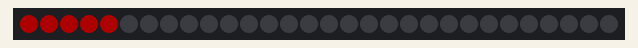
Recording of a sketch running on a simulated Arduino Uno, built with avr-gcc and run on an emulated ATmega328P. Parts: 30 RGB LEDs in strip order, left to right. Dim RGB values are drawn brighter than linear; random numbers use the default seed unless the sketch sets one.

Above: at 0.21 s.
At 0.93 s:
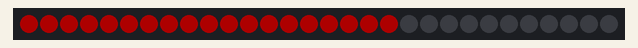
At 1.7 s:
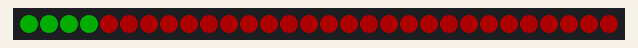
At 3.19 s:
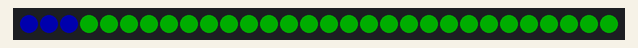
At 4.68 s:
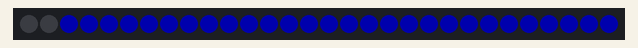
At 6.2 s:
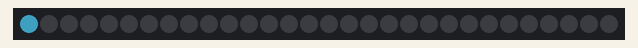

The sketch:

neo_pixel_2016a.ino
```cpp
/*-----------------------------------------------------------------------
This sketch changes LED color in NeoPixle LEDs
   - if USB Boarduino, select Arduino Duemilanove w/ ATmega328
   - if Japanino, (3.3V ATmega168)
   - uses Adafruit_NeoPixel library

2013-04-02 by Y.Fujisawa
   - initial code

2013-11-23 by Y.Fujisawa
   - updated color loop

-----------------------------------------------------------------------*/

#include "Adafruit_NeoPixel.h"

// Parameter 1 = number of pixels in strip
// Parameter 2 = pin number (most are valid)
// Parameter 3 = pixel type flags, add together as needed:
//   NEO_RGB     Pixels are wired for RGB bitstream
//   NEO_GRB     Pixels are wired for GRB bitstream
//   NEO_KHZ400  400 KHz bitstream (e.g. FLORA pixels)
//   NEO_KHZ800  800 KHz bitstream (e.g. High Density LED strip)

// const int LED_max = 16;          // number of LEDs
const int LED_max = 30;          // number of LEDs
const int Pin = 6;               // arduino pin#
const int Bright_max = 50;      // max brightness, less than 255

Adafruit_NeoPixel strip = Adafruit_NeoPixel(LED_max, Pin, NEO_GRB + NEO_KHZ800);

void setup() {
   strip.begin();
   strip.show();  // Initialize all pixels to 'off'
   color_wipe(strip.Color(Bright_max, 0, 0), 50);
   color_wipe(strip.Color(0, Bright_max, 0), 50);
   color_wipe(strip.Color(0, 0, Bright_max), 50);
   color_wipe(strip.Color(0, 0, 0), 50);
}


void loop() {
   int i;
   int pos;
   uint32_t  color;
   int bright_r;
   int bright_g;
   int bright_b;

   // bright_r = 50;
   // bright_g = 0;
   // bright_b = 0;
   bright_r = 20 + random(80);
   bright_g = 20 + random(80);
   bright_b = 10 + random(80);
   for (pos=0; pos < (strip.numPixels() + 10); pos++) {
      for (i=0; i < strip.numPixels(); i++) {
         if (i == pos) {
            color = strip.Color(bright_r, bright_g, bright_b);
            strip.setPixelColor(i, color);
         } else if (i == pos-1) {
            color = strip.Color(bright_r * 4/5, bright_g * 4/5, bright_b * 4/5);
            strip.setPixelColor(i, color);
         } else if (i == pos-2) {
            color = strip.Color(bright_r * 3/5, bright_g * 3/5, bright_b * 3/5);
            strip.setPixelColor(i, color);
         } else if (i == pos-3) {
            color = strip.Color(bright_r * 2/5, bright_g * 2/5, bright_b * 2/5);
            strip.setPixelColor(i, color);
         } else if (i == pos-4) {
            color = strip.Color(bright_r * 1/5, bright_g * 1/5, bright_b * 1/5);
            strip.setPixelColor(i, color);
         } else {
            strip.setPixelColor(i, strip.Color(0,0,0));
         }
         strip.show();
      }
      delay(0);
   }
   delay(random(2000, 20000));
}


void loop_green() {
   int i;
   int color;

   // color = strip.Color(Bright_max, Bright_max, Bright_max);
   for (i = 0; i < Bright_max; i++) {
      color_wipe(strip.Color(0, i, 0), 0);
      strip.show();
      delay(50);
   }
}


void loop_green2() {
   int i;
   int color;

   // color = strip.Color(Bright_max, Bright_max, Bright_max);
   for (i = 0; i < Bright_max; i++) {
      color_wipe(strip.Color(0, i, 0), 2);
   }
}

void loop_rainbow() {
   rainbowCycle(5);
}


void loop_1() {
   int i;
   int prev = 0;

   for (i = 0; i < strip.numPixels(); i++) {
      strip.setPixelColor(prev, 0, 0, 0);
      strip.setPixelColor(i, Bright_max, Bright_max, Bright_max);
      prev = i;
      strip.show();
      delay(50);
   }
   for (i = strip.numPixels(); i >= 0; i--) {
      strip.setPixelColor(prev, 0, 0, 0);
      strip.setPixelColor(i, Bright_max, Bright_max, Bright_max);
      prev = i;
      strip.show();
      delay(50);
   }
}


// fill the dots one after the other with said color
// good for testing purposes
void color_wipe(uint32_t c, uint8_t wait) {
   int i;

   for (i=0; i < strip.numPixels(); i++) {
      strip.setPixelColor(i, c);
      strip.show();
      delay(wait);
   }
}


void loop_old() {
   // Some example procedures showing how to display to the pixels:
   colorWipe(strip.Color(255, 0, 0), 50); // Red
   colorWipe(strip.Color(0, 255, 0), 50); // Green
   colorWipe(strip.Color(0, 0, 255), 50); // Blue
   rainbow(20);
   rainbowCycle(20);
}

// Fill the dots one after the other with a color
void colorWipe(uint32_t c, uint8_t wait) {
   for(uint16_t i=0; i<strip.numPixels(); i++) {
      strip.setPixelColor(i, c);
      strip.show();
      delay(wait);
   }
}

void rainbow(uint8_t wait) {
   uint16_t i, j;

   for(j=0; j<256; j++) {
      for(i=0; i<strip.numPixels(); i++) {
         strip.setPixelColor(i, Wheel((i+j) & 255));
      }
      strip.show();
      delay(wait);
   }
}

// Slightly different, this makes the rainbow equally distributed throughout
void rainbowCycle(uint8_t wait) {
   uint16_t i, j;

   for(j=0; j<256*5; j++) { // 5 cycles of all colors on wheel
      for(i=0; i< strip.numPixels(); i++) {
         strip.setPixelColor(i, Wheel(((i * 256 / strip.numPixels()) + j) & 255));
      }
      strip.show();
      delay(wait);
   }
}

// Input a value 0 to 255 to get a color value.
// The colours are a transition r - g - b - back to r.
uint32_t Wheel(byte WheelPos) {
   if(WheelPos < 85) {
      return strip.Color(WheelPos * 3, 255 - WheelPos * 3, 0);
   } else if(WheelPos < 170) {
      WheelPos -= 85;
      return strip.Color(255 - WheelPos * 3, 0, WheelPos * 3);
   } else {
      WheelPos -= 170;
      return strip.Color(0, WheelPos * 3, 255 - WheelPos * 3);
   }
}

// vim: et ts=3 sw=3 syntax=cpp
```
